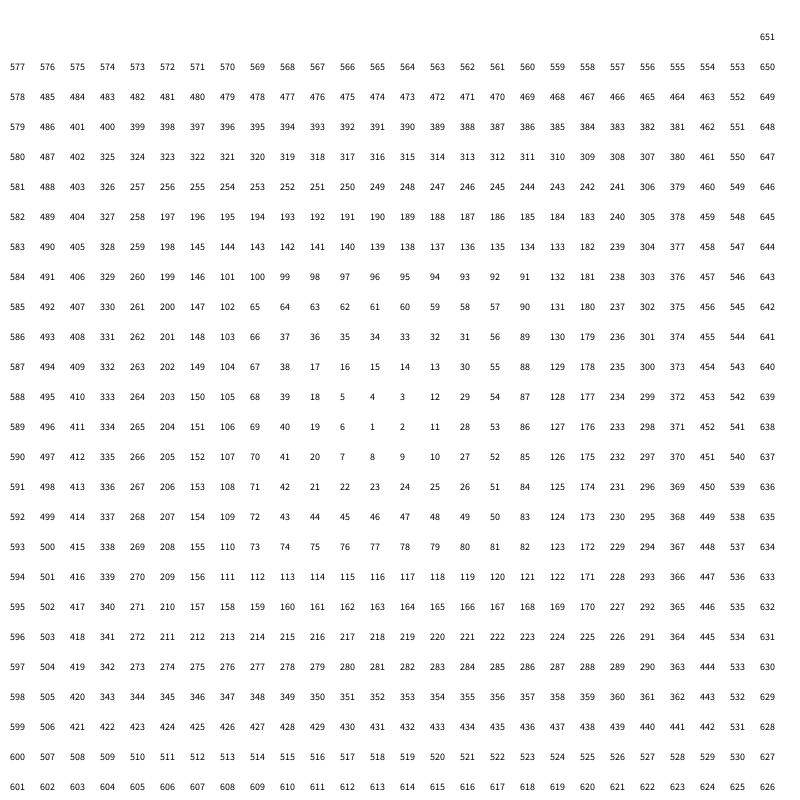
Frame 1 (no input)
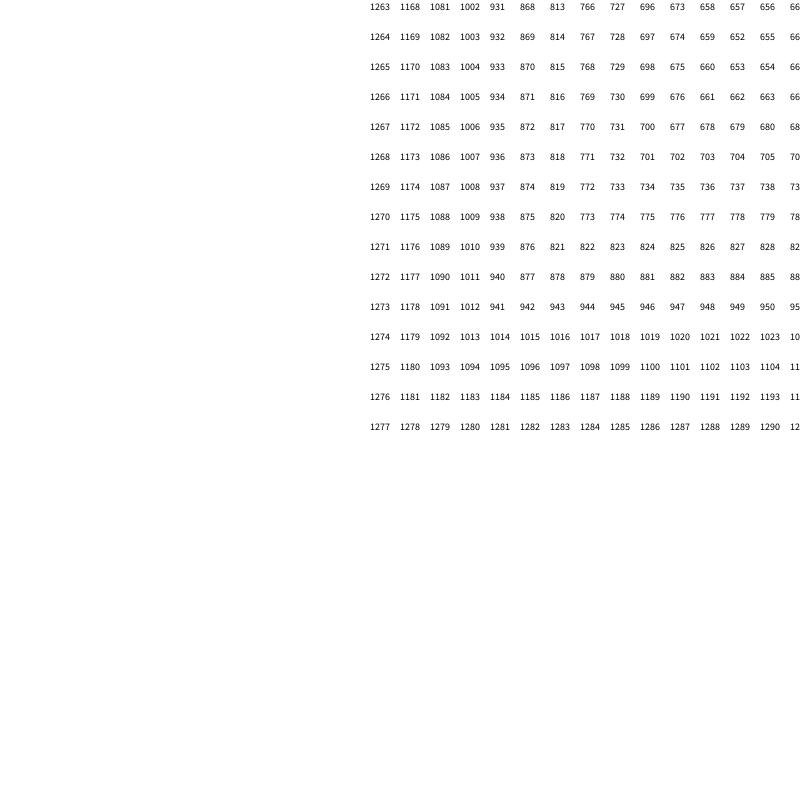
Frame 2 (the mouse pressed at the canvas centre, redrawn once)

The Processing sketch that drew these frames (run headless with seeded random() and noise(); the mouse was pressed at the canvas centre and the sketch redrawn once):

// Processing sketch: godelturtleSprial
// ── godelturtleSprial.pde
// godel tutle 
// the turtles name is greg he is a pvector that is updated in
// he draws a trail of numbers as steps
//

float intheta =0;//turtle's theta
PVector greg;
float sz=30;
int step=0;


void setup() {
  size(800, 800);
  //fullScreen();
  background(200);
  //colorMode(HSB, 10);
  textSize(sz/3);
  stroke(0);
  fill(0);
  //frameRate(1);
  greg = new PVector(width/2-sz, height/2);
  //greg = new PVector(width/10, height/2);
  intheta =90;
}

// simple turtle functions forward() right() left()
void forward(float amt) {
  for (int m= 0; m<amt; m++) {
    step++;
    float x2 = greg.x +sz *cos(radians(intheta));
    float y2 = greg.y +sz *sin(radians(intheta));

    text(step, x2, y2);
    // set the x and y to new position
    greg.x = x2;
    greg.y = y2;
  }
}

void right(float deg) {
  intheta += deg;
  intheta = intheta%360;
}

void left(float deg) {
  intheta -= deg;
  intheta = intheta%360;
}


void poly(int s, int len) {
  float ang =360/s;
  for (int i=0; i<s; i++) {
    forward(len);
    left(ang);
  }
}

void draw() {
  background(255);

  sprial(24);
  noLoop();
} 

void sprial(int level) {

  // place the first three a a seed
  forward(1);
  left(90);
  forward(1);
  left(90);
  forward(1);
  left(90);
  // keep increacing the side length
  int spstep = 2;

  for (int i = 0; i<level; i++) {

    forward(spstep);
    left(90);
    forward(spstep);
    left(90);


    spstep++;
  }
}
